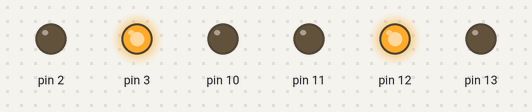
Simulated run of this sketch. Board: Arduino Uno, built with avr-gcc and run on an emulated ATmega328P. Shown: output pins drawn as LEDs (lit = HIGH). Random numbers use the default seed unless the sketch sets one.

Above: at 7.6 s.
At 18.1 s:
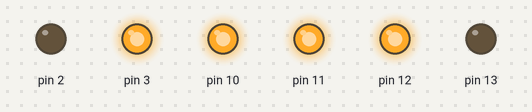
At 28.6 s:
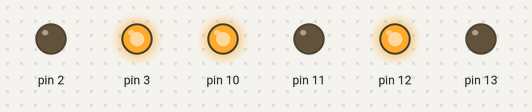
At 39.1 s:
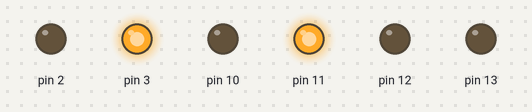
Timing chart, 0 to 40.0 s (numbered marks = the images above):
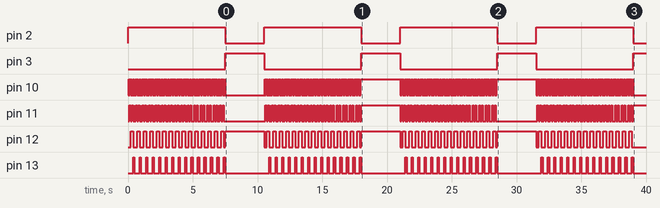

Measured:
- by itself, pin 2: alternates HIGH for 7.5 s and LOW for 3.0 s
- by itself, pin 3: alternates HIGH for 3.0 s and LOW for 7.5 s
- by itself, pin 11: LOW → HIGH at 0.10 s, → LOW 0.10 s later, → HIGH 0.10 s later, → LOW 0.10 s later, … (243 changes in this stretch)
- by itself, pin 12: repeats every 10.5 s: HIGH 0.20 s, LOW 0.10 s, HIGH 3.0 s, LOW 0.20 s, 14 × (HIGH 0.20 s, LOW 0.30 s)
- by itself, pin 13: repeats every 10.5 s: HIGH 0.10 s, LOW 3.4 s, 14 × (HIGH 0.10 s, LOW 0.40 s)

The sketch:

display_number_7447_ca.ino
```cpp
// (licence header left out)
//Setup variables

int det = 50; //Set delay time variable
int dit = 3000; //Set display time variable
int randNum; //Random number integer for display

void setup()
{
  pinMode(10, OUTPUT); //A
  pinMode(11, OUTPUT); //B
  pinMode(12, OUTPUT); //C
  pinMode(13, OUTPUT); //D

  pinMode(2, OUTPUT);
  pinMode(3, OUTPUT);
}

void loop()
{
  randNum = random(0, 9);
  for(int i = 0; i < 15; i++)
  {
    digitalWrite(2, HIGH);
    digitalWrite(3, LOW);
    //0
    digitalWrite(10, LOW);
    digitalWrite(11, LOW);
    digitalWrite(12, LOW);
    digitalWrite(13, LOW);
    delay(det);

    //1
    digitalWrite(10, HIGH);
    digitalWrite(11, LOW);
    digitalWrite(12, LOW);
    digitalWrite(13, LOW);
    delay(det);

    //2
    digitalWrite(10, LOW);
    digitalWrite(11, HIGH);
    digitalWrite(12, LOW);
    digitalWrite(13, LOW);
    delay(det);

    //3
    digitalWrite(10, HIGH);
    digitalWrite(11, HIGH);
    digitalWrite(12, LOW);
    digitalWrite(13, LOW);
    delay(det);

    //4
    digitalWrite(10, LOW);
    digitalWrite(11, LOW);
    digitalWrite(12, HIGH);
    digitalWrite(13, LOW);
    delay(det);

    //5
    digitalWrite(10, HIGH);
    digitalWrite(11, LOW);
    digitalWrite(12, HIGH);
    digitalWrite(13, LOW);
    delay(det);

    //6
    digitalWrite(10, LOW);
    digitalWrite(11, HIGH);
    digitalWrite(12, HIGH);
    digitalWrite(13, LOW);
    delay(det);

    //7
    digitalWrite(10, HIGH);
    digitalWrite(11, HIGH);
    digitalWrite(12, HIGH);
    digitalWrite(13, LOW);
    delay(det);

    //8
    digitalWrite(10, LOW);
    digitalWrite(11, LOW);
    digitalWrite(12, LOW);
    digitalWrite(13, HIGH);
    delay(det);

    //9
    digitalWrite(10, HIGH);
    digitalWrite(11, LOW);
    digitalWrite(12, LOW);
    digitalWrite(13, HIGH);
    delay(det);
  }

  if (randNum == 0) {
    digitalWrite(10, LOW);
    digitalWrite(11, LOW);
    digitalWrite(12, LOW);
    digitalWrite(13, LOW);

    digitalWrite(3, HIGH);
    digitalWrite(2, LOW);
    delay(dit);
  } else if (randNum == 1) {
    digitalWrite(10, HIGH);
    digitalWrite(11, LOW);
    digitalWrite(12, LOW);
    digitalWrite(13, LOW);

    digitalWrite(3, HIGH);
    digitalWrite(2, LOW);
    delay(dit);
  } else if (randNum == 2) {
    digitalWrite(10, LOW);
    digitalWrite(11, HIGH);
    digitalWrite(12, LOW);
    digitalWrite(13, LOW);

    digitalWrite(3, HIGH);
    digitalWrite(2, LOW);
    delay(dit);
  } else if (randNum == 3) {
    digitalWrite(10, HIGH);
    digitalWrite(11, HIGH);
    digitalWrite(12, LOW);
    digitalWrite(13, LOW);

    digitalWrite(3, HIGH);
    digitalWrite(2, LOW);
    delay(dit);
  } else if (randNum == 4) {
    digitalWrite(10, LOW);
    digitalWrite(11, LOW);
    digitalWrite(12, HIGH);
    digitalWrite(13, LOW);

    digitalWrite(3, HIGH);
    digitalWrite(2, LOW);
    delay(dit);
  } else if (randNum == 5) {
    digitalWrite(10, HIGH);
    digitalWrite(11, LOW);
    digitalWrite(12, HIGH);
    digitalWrite(13, LOW);

    digitalWrite(3, HIGH);
    digitalWrite(2, LOW);
    delay(dit);
  } else if (randNum == 6) {
    digitalWrite(10, LOW);
    digitalWrite(11, HIGH);
    digitalWrite(12, HIGH);
    digitalWrite(13, LOW);

    digitalWrite(3, HIGH);
    digitalWrite(2, LOW);
    delay(dit);
  } else if (randNum == 7) {
    digitalWrite(10, HIGH);
    digitalWrite(11, HIGH);
    digitalWrite(12, HIGH);
    digitalWrite(13, LOW);

    digitalWrite(3, HIGH);
    digitalWrite(2, LOW);
    delay(dit);
  } else if (randNum == 8) {
    digitalWrite(10, LOW);
    digitalWrite(11, LOW);
    digitalWrite(12, LOW);
    digitalWrite(13, HIGH);

    digitalWrite(3, HIGH);
    digitalWrite(2, LOW);
    delay(dit);
  } else if (randNum == 9) {
    digitalWrite(10, HIGH);
    digitalWrite(11, LOW);
    digitalWrite(12, LOW);
    digitalWrite(13, HIGH);

    digitalWrite(3, HIGH);
    digitalWrite(2, LOW);
    delay(dit);
  }
}
```
